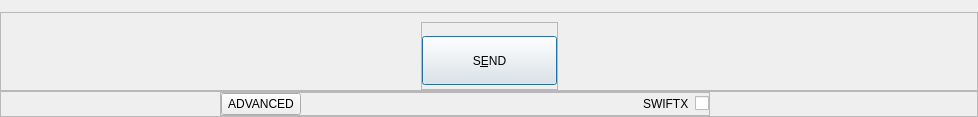
     <widget class="QWidget" name="scrollAreaWidgetContents">
      <property name="geometry">
       <rect>
        <x>0</x>
        <y>0</y>
        <width>978</width>
        <height>117</height>
       </rect>
      </property>
      <property name="styleSheet">
       <string notr="true">QWidget#scrollAreaWidgetContents{
background-image: url(:/icons/line_bg);
background-position: center center;
background-repeat: none;
}</string>
      </property>
      <layout class="QVBoxLayout" name="verticalLayout_2" stretch="0,0,0,1">
       <property name="spacing">
        <number>0</number>
       </property>
       <property name="leftMargin">
        <number>0</number>
       </property>
       <property name="topMargin">
        <number>0</number>
       </property>
       <property name="rightMargin">
        <number>0</number>
       </property>
       <property name="bottomMargin">
        <number>0</number>
       </property>
       <item>
        <spacer name="verticalSpacer_10">
         <property name="orientation">
          <enum>Qt::Vertical</enum>
         </property>
         <property name="sizeHint" stdset="0">
          <size>
           <width>20</width>
           <height>40</height>
          </size>
         </property>
        </spacer>
       </item>
       <item>
        <widget class="QFrame" name="frame_3">
         <property name="minimumSize">
          <size>
           <width>0</width>
           <height>0</height>
          </size>
         </property>
         <property name="frameShape">
          <enum>QFrame::StyledPanel</enum>
         </property>
         <property name="frameShadow">
          <enum>QFrame::Raised</enum>
         </property>
         <layout class="QHBoxLayout" name="horizontalLayout_5">
          <property name="leftMargin">
           <number>0</number>
          </property>
          <property name="rightMargin">
           <number>0</number>
          </property>
          <property name="bottomMargin">
           <number>0</number>
          </property>
          <item>
           <spacer name="horizontalSpacer_14">
            <property name="orientation">
             <enum>Qt::Horizontal</enum>
            </property>
            <property name="sizeHint" stdset="0">
             <size>
              <width>40</width>
              <height>20</height>
             </size>
            </property>
           </spacer>
          </item>
          <item>
           <layout class="QVBoxLayout" name="entries">
            <property name="spacing">
             <number>6</number>
            </property>
            <property name="topMargin">
             <number>0</number>
            </property>
            <property name="bottomMargin">
             <number>0</number>
            </property>
           </layout>
          </item>
          <item>
           <widget class="QFrame" name="frame_5">
            <property name="minimumSize">
             <size>
              <width>0</width>
              <height>0</height>
             </size>
            </property>
            <property name="frameShape">
             <enum>QFrame::StyledPanel</enum>
            </property>
            <property name="frameShadow">
             <enum>QFrame::Raised</enum>
            </property>
            <layout class="QVBoxLayout" name="verticalLayout_4">
             <property name="leftMargin">
              <number>0</number>
             </property>
             <property name="topMargin">
              <number>0</number>
             </property>
             <property name="rightMargin">
              <number>0</number>
             </property>
             <property name="bottomMargin">
              <number>4</number>
             </property>
             <item>
              <spacer name="verticalSpacer_9">
               <property name="orientation">
                <enum>Qt::Vertical</enum>
               </property>
               <property name="sizeHint" stdset="0">
                <size>
                 <width>20</width>
                 <height>40</height>
                </size>
               </property>
              </spacer>
             </item>
             <item>
              <widget class="QPushButton" name="sendButton">
               <property name="minimumSize">
                <size>
                 <width>135</width>
                 <height>49</height>
                </size>
               </property>
               <property name="maximumSize">
                <size>
                 <width>135</width>
                 <height>49</height>
                </size>
               </property>
               <property name="toolTip">
                <string>Confirm the send action</string>
               </property>
               <property name="text">
                <string>S&amp;END</string>
               </property>
               <property name="autoDefault">
                <bool>false</bool>
               </property>
               <property name="default">
                <bool>true</bool>
               </property>
              </widget>
             </item>
            </layout>
           </widget>
          </item>
          <item>
           <spacer name="horizontalSpacer_15">
            <property name="orientation">
             <enum>Qt::Horizontal</enum>
            </property>
            <property name="sizeHint" stdset="0">
             <size>
              <width>40</width>
              <height>20</height>
             </size>
            </property>
           </spacer>
          </item>
         </layout>
        </widget>
       </item>
       <item>
        <widget class="QFrame" name="frame_2">
         <property name="minimumSize">
          <size>
           <width>0</width>
           <height>0</height>
          </size>
         </property>
         <property name="maximumSize">
          <size>
           <width>16777215</width>
           <height>16777215</height>
          </size>
         </property>
         <property name="frameShape">
          <enum>QFrame::StyledPanel</enum>
         </property>
         <property name="frameShadow">
          <enum>QFrame::Raised</enum>
         </property>
         <layout class="QHBoxLayout" name="horizontalLayout_4">
          <property name="leftMargin">
           <number>0</number>
          </property>
          <property name="topMargin">
           <number>0</number>
          </property>
          <property name="rightMargin">
           <number>0</number>
          </property>
          <property name="bottomMargin">
           <number>0</number>
          </property>
          <item>
           <spacer name="horizontalSpacer_17">
            <property name="orientation">
             <enum>Qt::Horizontal</enum>
            </property>
            <property name="sizeHint" stdset="0">
             <size>
              <width>40</width>
              <height>20</height>
             </size>
            </property>
           </spacer>
          </item>
          <item>
           <spacer name="horizontalSpacer_12">
            <property name="orientation">
             <enum>Qt::Horizontal</enum>
            </property>
            <property name="sizeType">
             <enum>QSizePolicy::Fixed</enum>
            </property>
            <property name="sizeHint" stdset="0">
             <size>
              <width>67</width>
              <height>20</height>
             </size>
            </property>
           </spacer>
          </item>
          <item>
           <widget class="QFrame" name="frame_4">
            <property name="minimumSize">
             <size>
              <width>490</width>
              <height>0</height>
             </size>
            </property>
            <property name="maximumSize">
             <size>
              <width>490</width>
              <height>16777215</height>
             </size>
            </property>
            <property name="styleSheet">
             <string notr="true"/>
            </property>
            <property name="frameShape">
             <enum>QFrame::StyledPanel</enum>
            </property>
            <property name="frameShadow">
             <enum>QFrame::Raised</enum>
            </property>
            <layout class="QHBoxLayout" name="horizontalLayout_6">
             <property name="leftMargin">
              <number>0</number>
             </property>
             <property name="topMargin">
              <number>0</number>
             </property>
             <property name="rightMargin">
              <number>0</number>
             </property>
             <property name="bottomMargin">
              <number>0</number>
             </property>
             <item>
              <widget class="QPushButton" name="buttonChooseFee">
               <property name="minimumSize">
                <size>
                 <width>0</width>
                 <height>0</height>
                </size>
               </property>
               <property name="maximumSize">
                <size>
                 <width>16777215</width>
                 <height>49</height>
                </size>
               </property>
               <property name="text">
                <string>ADVANCED</string>
               </property>
              </widget>
             </item>
             <item>
              <spacer name="horizontalSpacer_10">
               <property name="orientation">
                <enum>Qt::Horizontal</enum>
               </property>
               <property name="sizeHint" stdset="0">
                <size>
                 <width>312</width>
                 <height>20</height>
                </size>
               </property>
              </spacer>
             </item>
             <item>
              <widget class="QLabel" name="labelSwiftX">
               <property name="text">
                <string>SWIFTX</string>
               </property>
              </widget>
             </item>
             <item>
              <widget class="QCheckBox" name="checkSwiftTX">
               <property name="enabled">
                <bool>true</bool>
               </property>
               <property name="minimumSize">
                <size>
                 <width>0</width>
                 <height>0</height>
                </size>
               </property>
               <property name="layoutDirection">
                <enum>Qt::RightToLeft</enum>
               </property>
               <property name="text">
                <string/>
               </property>
              </widget>
             </item>
            </layout>
           </widget>
          </item>
          <item>
           <spacer name="horizontalSpacer_11">
            <property name="orientation">
             <enum>Qt::Horizontal</enum>
            </property>
            <property name="sizeType">
             <enum>QSizePolicy::Fixed</enum>
            </property>
            <property name="sizeHint" stdset="0">
             <size>
              <width>115</width>
              <height>20</height>
             </size>
            </property>
           </spacer>
          </item>
          <item>
           <spacer name="horizontalSpacer_16">
            <property name="orientation">
             <enum>Qt::Horizontal</enum>
            </property>
            <property name="sizeHint" stdset="0">
             <size>
              <width>40</width>
              <height>20</height>
             </size>
            </property>
           </spacer>
          </item>
         </layout>
        </widget>
       </item>
       <item>
        <spacer name="verticalSpacer">
         <property name="orientation">
          <enum>Qt::Vertical</enum>
         </property>
         <property name="sizeType">
          <enum>QSizePolicy::Expanding</enum>
         </property>
         <property name="sizeHint" stdset="0">
          <size>
           <width>20</width>
           <height>40</height>
          </size>
         </property>
        </spacer>
       </item>
      </layout>
     </widget>
